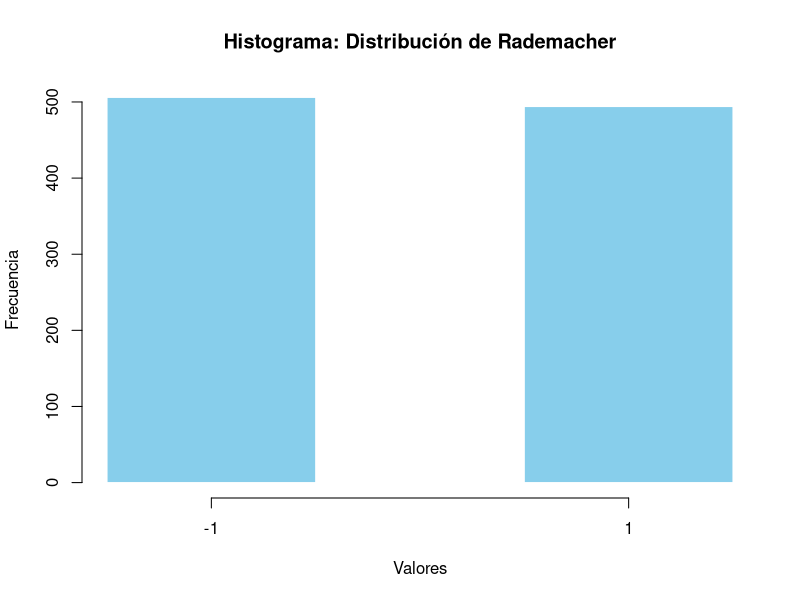
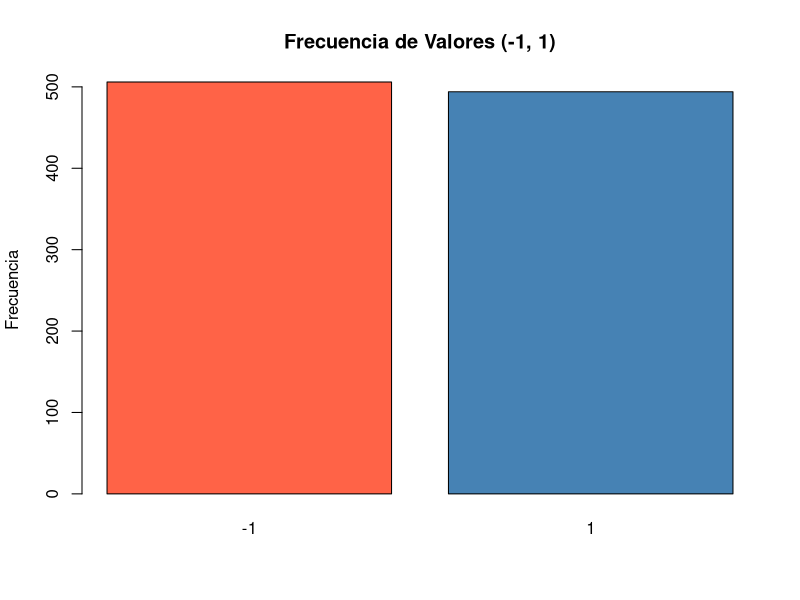
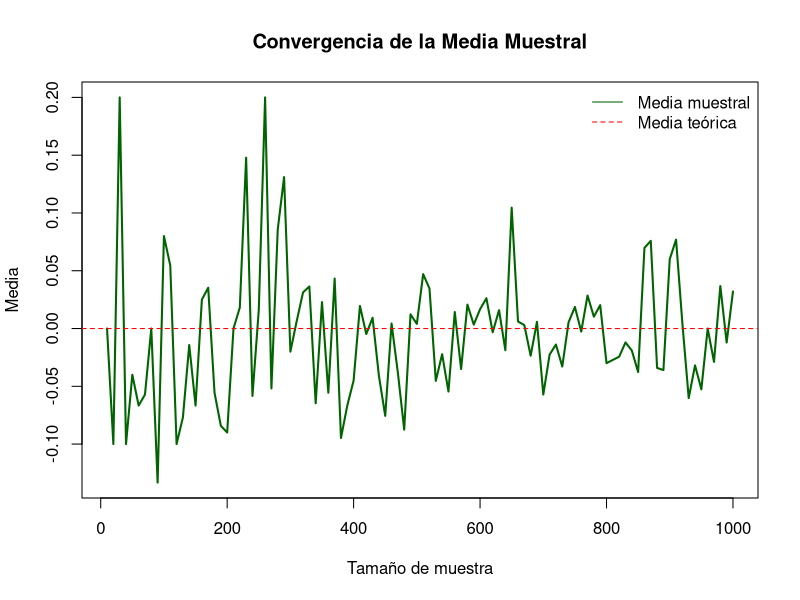

Recreate these plots in R, in order.
## ---- chunk 1
knitr::opts_chunk$set(warning = FALSE, message = FALSE, echo = TRUE)
## ---- chunk 2
set.seed(123)  # Para reproducibilidad
n <- 1000  # Número de muestras
rademacher_data <- sample(c(-1, 1), size = n, replace = TRUE)
## ---- chunk 3
hist(rademacher_data, breaks = seq(-1.5, 1.5, by = 1),main = "Histograma: Distribución de Rademacher", xlab = "Valores", ylab = "Frecuencia",  col = "skyblue", border = "white", xaxt = "n")
axis(1, at = c(-1, 1))
## ---- chunk 4
tabla_frec <- table(rademacher_data)
barplot(tabla_frec,
        main = "Frecuencia de Valores (-1, 1)",
        col = c("tomato", "steelblue"),
        names.arg = c("-1", "1"),
        ylab = "Frecuencia")
## ---- chunk 5
mean_theory <- 0
mean_sim <- mean(rademacher_data)
## ---- chunk 6
var_theory <- 1
var_sim <- var(rademacher_data)
## ---- chunk 7
cat("Media teórica: ", mean_theory, "\n")
cat("Media muestral: ", mean_sim, "\n")
cat("Varianza teórica: ", var_theory, "\n")
cat("Varianza muestral: ", var_sim, "\n")
## ---- chunk 8
n_values <- seq(10, 1000, by = 10)
means <- sapply(n_values, function(n) {
  sim <- sample(c(-1, 1), size = n, replace = TRUE)
  mean(sim)
})
plot(n_values, means, type = "l", main = "Convergencia de la Media Muestral", xlab = "Tamaño de muestra", ylab = "Media", col = "darkgreen", lwd = 2)
abline(h = mean_theory, col = "red", lty = 2)
legend("topright", legend = c("Media muestral", "Media teórica"),
       col = c("darkgreen", "red"), lty = c(1, 2), bty = "n")
